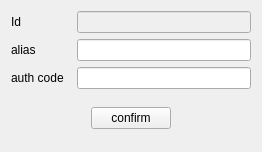
<?xml version="1.0" encoding="UTF-8"?>
<ui version="4.0">
 <class>PartnerSettingsDialog</class>
 <widget class="QWidget" name="PartnerSettingsDialog">
  <property name="geometry">
   <rect>
    <x>0</x>
    <y>0</y>
    <width>262</width>
    <height>152</height>
   </rect>
  </property>
  <property name="windowTitle">
   <string>Partner Settings</string>
  </property>
  <layout class="QVBoxLayout" name="verticalLayout">
   <item>
    <layout class="QHBoxLayout" name="horizontalLayout">
     <item>
      <widget class="QLabel" name="label">
       <property name="minimumSize">
        <size>
         <width>60</width>
         <height>0</height>
        </size>
       </property>
       <property name="text">
        <string>Id</string>
       </property>
      </widget>
     </item>
     <item>
      <widget class="QLineEdit" name="edtId">
       <property name="enabled">
        <bool>false</bool>
       </property>
       <property name="readOnly">
        <bool>true</bool>
       </property>
      </widget>
     </item>
    </layout>
   </item>
   <item>
    <layout class="QHBoxLayout" name="horizontalLayout_2">
     <item>
      <widget class="QLabel" name="label_2">
       <property name="minimumSize">
        <size>
         <width>60</width>
         <height>0</height>
        </size>
       </property>
       <property name="text">
        <string>alias</string>
       </property>
      </widget>
     </item>
     <item>
      <widget class="QLineEdit" name="edtAlias"/>
     </item>
    </layout>
   </item>
   <item>
    <layout class="QHBoxLayout" name="horizontalLayout_3">
     <item>
      <widget class="QLabel" name="label_3">
       <property name="minimumSize">
        <size>
         <width>60</width>
         <height>0</height>
        </size>
       </property>
       <property name="text">
        <string>auth code</string>
       </property>
      </widget>
     </item>
     <item>
      <widget class="QLineEdit" name="edtAuthCode"/>
     </item>
    </layout>
   </item>
   <item>
    <spacer name="verticalSpacer">
     <property name="orientation">
      <enum>Qt::Vertical</enum>
     </property>
     <property name="sizeHint" stdset="0">
      <size>
       <width>20</width>
       <height>6</height>
      </size>
     </property>
    </spacer>
   </item>
   <item>
    <layout class="QHBoxLayout" name="horizontalLayout_4">
     <item>
      <spacer name="horizontalSpacer_2">
       <property name="orientation">
        <enum>Qt::Horizontal</enum>
       </property>
       <property name="sizeHint" stdset="0">
        <size>
         <width>40</width>
         <height>20</height>
        </size>
       </property>
      </spacer>
     </item>
     <item>
      <widget class="QPushButton" name="btnConfirm">
       <property name="text">
        <string>confirm</string>
       </property>
      </widget>
     </item>
     <item>
      <spacer name="horizontalSpacer">
       <property name="orientation">
        <enum>Qt::Horizontal</enum>
       </property>
       <property name="sizeHint" stdset="0">
        <size>
         <width>40</width>
         <height>20</height>
        </size>
       </property>
      </spacer>
     </item>
    </layout>
   </item>
   <item>
    <spacer name="verticalSpacer_2">
     <property name="orientation">
      <enum>Qt::Vertical</enum>
     </property>
     <property name="sizeHint" stdset="0">
      <size>
       <width>20</width>
       <height>5</height>
      </size>
     </property>
    </spacer>
   </item>
  </layout>
 </widget>
 <resources/>
 <connections/>
</ui>
